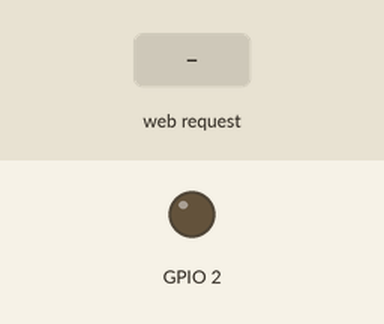
Recording of a sketch running on a simulated ESP32. Parts: output pins drawn as LEDs (lit = HIGH). The test bench sets the inputs (shaded band). WiFi joins after 1.5 s; servers stay silent unless stated; what the sketch prints to the serial monitor is not drawn.

Above: at 2.7 s.
2.8 s: HTTP request GET /2/on received
At 3.2 s:
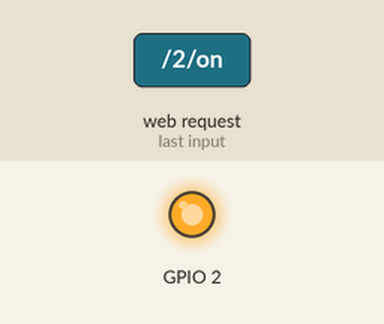
4.3 s: HTTP request GET /2/off received
At 5.6 s:
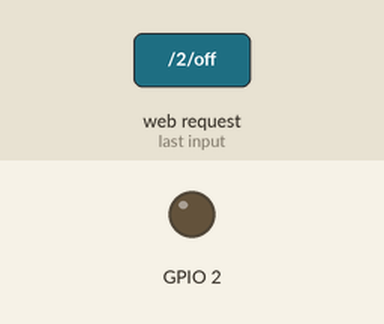
Timing chart, 0 to 7.3 s (numbered marks = the images above; inputs shaded):
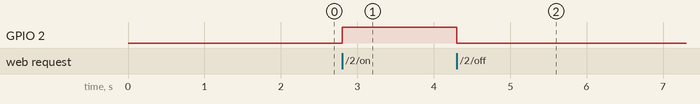

The sketch:

HTMLServer.ino
```cpp
#include <WiFi.h>
#include <ESPmDNS.h>

const char* ssid = "wifiname";
const char* password = "password";

WiFiServer server(80);

void setup() {
  Serial.begin(9600);
  pinMode(2, OUTPUT);
  WiFi.begin(ssid, password);
  while (WiFi.status() != WL_CONNECTED) {
    delay(500);
    Serial.print(".");
  }
  Serial.println("IP address: ");
  Serial.println(WiFi.localIP());

  //così posso trovare la scheda anche all'indirizzo
  // http://esp32.local/
  if (MDNS.begin("esp32")) {
    Serial.println("Abilito: http://esp32.local/");
  }

  server.begin();
}

void loop(){
  WiFiClient client = server.available();   // Listen for incoming clients
  if (client) {
    String header;
    String currentLine = "";
    while (client.connected()) {
      if (client.available()) {             // if there's bytes to read from the client,
        char c = client.read();             // read a byte, then
        Serial.write(c);
        header += c;
        if (c == '\n') {
          if (currentLine.length() == 0) {
            // HTTP headers always start with a response code (e.g. HTTP/1.1 200 OK)
            // and a content-type so the client knows what's coming, then a blank line:
            client.println("HTTP/1.1 200 OK");
            client.println("Content-type:text/html");
            client.println("Connection: close");
            client.println();

            if (header.indexOf("GET /2/on") >= 0) {
              digitalWrite(2, HIGH);
            }
            if (header.indexOf("GET /2/off") >= 0) {
              digitalWrite(2, LOW);
            }

            client.println("<!DOCTYPE html><html>");
            client.println("<body><h1>ESP32</h1>");

            // Display current state, and ON/OFF buttons for GPIO 26
            if (digitalRead(2)) {
              client.println("<p><a href=\"/2/off\"><button>OFF</button></a></p>");
            } else {
              client.println("<p><a href=\"/2/on\"><button>ON</button></a></p>");
            }

            client.println("</body></html>");

            // The HTTP response ends with another blank line
            client.println();
            // Break out of the while loop
            break;


          } else {
            currentLine = "";
          }

        } else if (c != '\r') {  // if you got anything else but a carriage return character,
          currentLine += c;      // add it to the end of the currentLine
        }
      }
    }
    client.stop();
    Serial.println("Client disconnected.");
  }
}
```

Measured:
- after the input at 2.8 s, GPIO 2: LOW → HIGH at once
- after the input at 4.3 s, GPIO 2: HIGH → LOW at once
